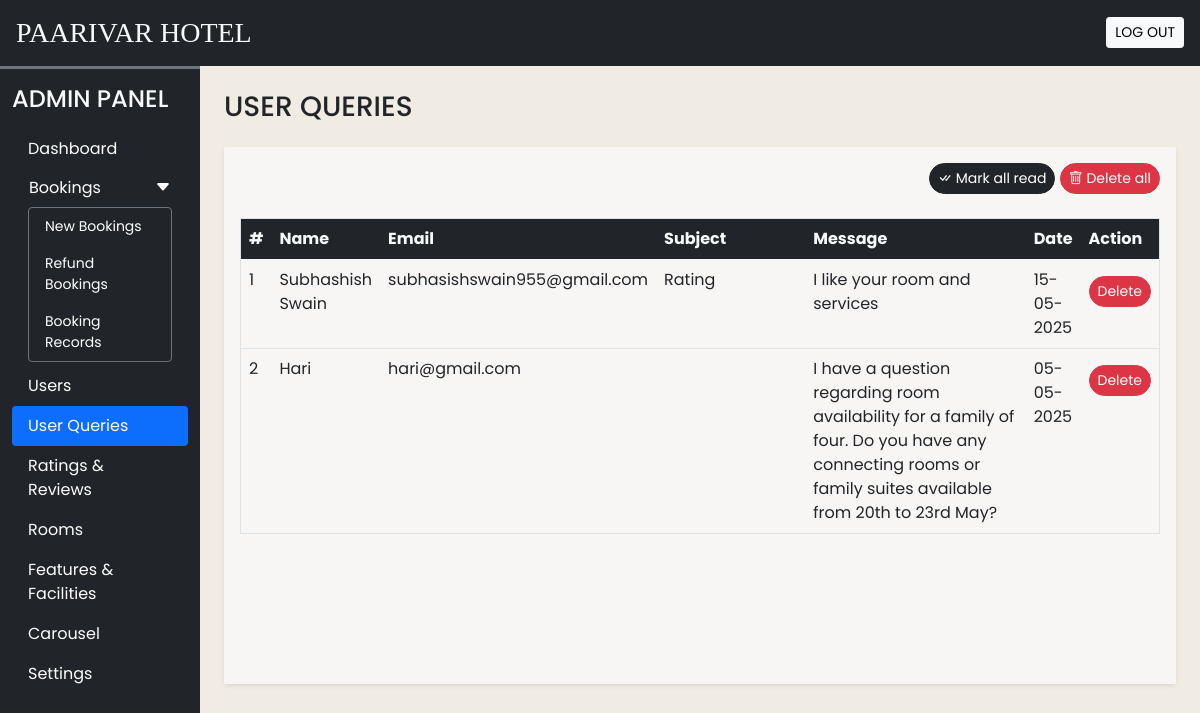
Page /admin/user_queries.php (signed in) on the committed database.
### tables this page shows
CREATE TABLE `user_queries` (
  `sr_no` int(11) NOT NULL,
  `name` varchar(50) NOT NULL,
  `email` varchar(150) NOT NULL,
  `subject` varchar(200) NOT NULL,
  `message` varchar(500) NOT NULL,
  `datentime` datetime NOT NULL DEFAULT current_timestamp(),
  `seen` tinyint(4) NOT NULL DEFAULT 0
);

### admin/user_queries.php (the view, shortened to what this page needs)
<!DOCTYPE html>
<html lang="en">
<head>
  <link  rel="stylesheet" href="https://unpkg.com/swiper@7/swiper-bundle.min.css">
  <link rel="stylesheet" href="admin/css/common.css">
  <?php require('inc/links.php'); ?>
</head>
<body class="bg-color">
  <?php require('inc/header.php'); ?>
  <div class="container-fluid" id="main-content">
    <div class="row">
      <div class="col-lg-10 ms-auto p-4 overflow-hidden">
        <h3 class="mb-4">USER QUERIES</h3>
        <div class="card border-0 shadow-sm mb-4">
          <div class="bg-small-card card-body">
            <div class="text-end mb-4">
              <a href="?seen=all" class="btn btn-dark rounded-pill shadow-none btn-sm">
                <i class="bi bi-check-all"></i> Mark all read
              </a>
              <a href="?del=all" class="btn btn-danger rounded-pill shadow-none btn-sm">
                <i class="bi bi-trash"></i> Delete all
              </a>
            </div>
            <div class="table-responsive-md" style="height: 450px; overflow-y: scroll;">
              <table class="table table-hover border">
                <thead class="sticky-top">
                  <tr class="bg-dark text-light">
                    <th scope="col">#</th>
                    <th scope="col">Name</th>
                    <th scope="col">Email</th>
                    <th scope="col" width="20%">Subject</th>
                    <th scope="col" width="30%">Message</th>
                    <th scope="col">Date</th>
                    <th scope="col">Action</th>
                  </tr>
                </thead>
                <tbody>
                  <?php
                    $q = "SELECT * FROM `user_queries` ORDER BY `sr_no` DESC";
                    $data = mysqli_query($con,$q);
                    $i=1;
                    while($row = mysqli_fetch_assoc($data))
                    {
                      $date = date('d-m-Y',strtotime($row['datentime']));
                      $seen='';
                      $seen.="<a href='?del=$row[sr_no]' class='btn btn-sm rounded-pill btn-danger mt-2'>Delete</a>";
                      echo<<<query
                        <tr>
                          <td>$i</td>
                          <td>$row[name]</td>
                          <td>$row[email]</td>
                          <td>$row[subject]</td>
                          <td>$row[message]</td>
                          <td>$date</td>
                          <td>$seen</td>
                        </tr>
                      query;
                      $i++;
                    }
                  ?>
                </tbody>
              </table>
            </div>
          </div>
        </div>
      </div>
    </div>
  </div>
</body>
</html>

### admin/css/common.css (style rules this page uses)
:root { --beige: #b0a695; --beige_hover: #776b5d; --bg: #f0ebe3; --bg_card: #f9f5f1; --bg_small_element: #f8f6f4; --demo: #ede8d0; }
* { font-family: "Poppins", sans-serif; }
.bg-color { background-color: var(--bg); }
.bg-small-card { background-color: var(--bg_small_element); }

### rows in the picture
user_queries: name "Subhashish Swain", email "subhasishswain955@gmail.com", subject "Rating", message "I like your room and services", datentime "15-05-2025"
user_queries: name "Hari", email "hari@gmail.com", message "I have a question regarding room availability for a family of four. Do you have any connecting rooms or family suites available from 20th to 23rd May?", datentime "05-05-2025"
